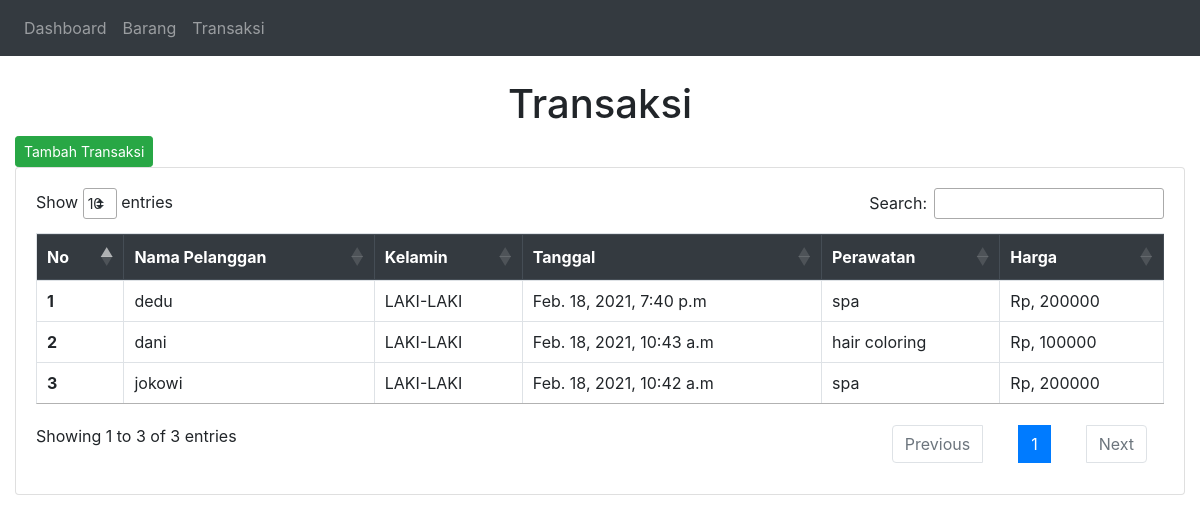
Page /trans/ on the committed database.
### salon/models.py (models this page shows, shortened)
class Transaksi(models.Model):
    JENIS_KELAMIN = (
        ('LAKI-LAKI', 'LAKI-LAKI'),
        ('PEREMPUAN', 'PEREMPUAN'),
    )
    nama_pelanggan  = models.CharField(max_length=100, null=True, blank=True)
    Kelamin         = models.CharField(choices=JENIS_KELAMIN, max_length=100)
    tanggal         = models.DateTimeField(auto_now_add=True)
    pilih_perawatan = models.ForeignKey(JenisPerawatan, on_delete=models.CASCADE)
    class Meta:
        ordering = ['-id']

class JenisPerawatan(models.Model):
    nama_perawatan  = models.CharField(max_length=100)
    harga_perawatan = models.IntegerField()
    def __str__(self):
        return self.nama_perawatan

### salon/views.py (the view)
# urls.py: path('trans/', transaksi, name='trans'),
def transaksi(request):
    trans = Transaksi.objects.all()
    return render(request, 'salon/trans.html', {'trans':trans})

### templates/salon/trans.html
{% extends 'salon/home.html' %}
{% block content %}
    <br>
    <div class="row">
        <div class="col-md">
            <h1 style="text-align: center;">Transaksi</h1>
             <a class="btn btn-sm btn-success" href="{% url 'tambah-transaksi' %}"> Tambah Transaksi </a>
            <div class="card card-body">
                <table id ="table" class="table table-bordered table-hover">
                    <thead class="alert-success thead-dark">
                        <tr>
                            <th>No</th>
                            <th>Nama Pelanggan</th>
                            <th>Kelamin</th>
                            <th>Tanggal</th>
                            <th>Perawatan</th>
                            <th>Harga</th>
                        </tr>
                    </thead>
                    <tbody>
                    {% for i in trans %}
                        <tr>
                            <th scope="row">{{forloop.counter}}</th>
                            <td>{{i.nama_pelanggan}}</td>
                            <td>{{i.Kelamin}}</td>
                            <td>{{i.tanggal}}</td>
                            <td>{{i.pilih_perawatan}}</td>
                            <td>Rp, {{i.pilih_perawatan.harga_perawatan}}</td>
                        </tr>
                    {% endfor %}
                    </tbody>
                </table>
            </div>
        </div>
    </div>
{% endblock content %}

### templates/salon/home.html (shortened to what this page needs)
<!DOCTYPE html>
<html lang="en">
<head>
    <link rel="stylesheet" href="https://stackpath.bootstrapcdn.com/bootstrap/4.3.1/css/bootstrap.min.css">
    <link rel="stylesheet"  href="https://cdn.datatables.net/1.10.20/css/dataTables.bootstrap4.min.css">
    <link rel="stylesheet"  href="https://cdn.datatables.net/1.10.20/css/jquery.dataTables.min.css">
    <link href="//maxcdn.bootstrapcdn.com/font-awesome/4.7.0/css/font-awesome.min.css" rel="stylesheet">
</head>
{% include "salon/navbar.html" %}
<body>
    <div class="container-fluid">
        {% block content %}{% endblock content %}
    </div>
</body>
</html>

### templates/salon/navbar.html (shortened to what this page needs)
<nav class="navbar navbar-expand-lg navbar-dark bg-dark">
  <div class="collapse navbar-collapse" id="navbarNav">
    <ul class="navbar-nav">
      <a class="nav-link " href="{% url 'home' %}">Dashboard</a>
      <li class="nav-item">
        <a class="nav-link " href="{% url 'barang'%}">Barang</a>
      </li>
      <a class="nav-link " href="{% url 'trans'%}">Transaksi</a>
    </ul>
  </div>
</nav>

### rows in the picture
Transaksi: nama_pelanggan "dedu", Kelamin "LAKI-LAKI", tanggal "Feb. 18, 2021, 7:40 p.m", pilih_perawatan "spa", pilih_perawatan.harga_perawatan "200000"
Transaksi: nama_pelanggan "dani", Kelamin "LAKI-LAKI", tanggal "Feb. 18, 2021, 10:43 a.m", pilih_perawatan "hair coloring", pilih_perawatan.harga_perawatan "100000"
Transaksi: nama_pelanggan "jokowi", Kelamin "LAKI-LAKI", tanggal "Feb. 18, 2021, 10:42 a.m", pilih_perawatan "spa", pilih_perawatan.harga_perawatan "200000"
